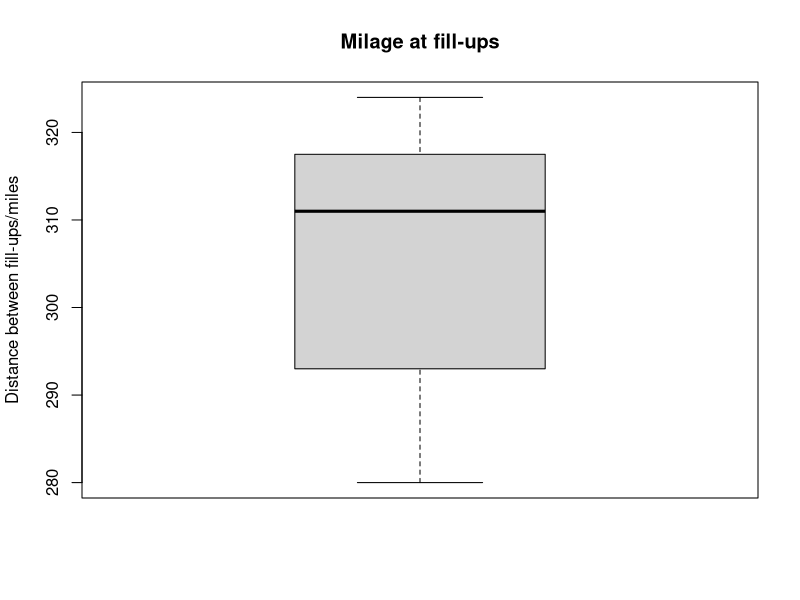
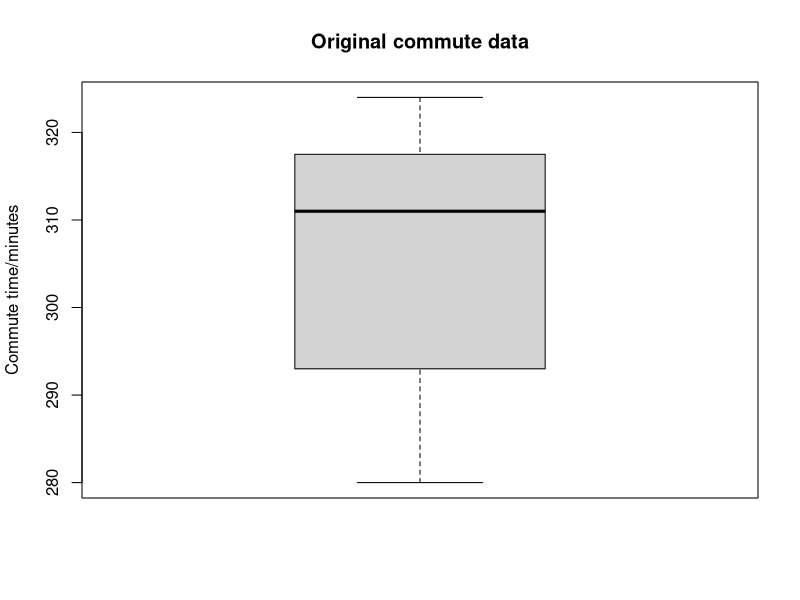
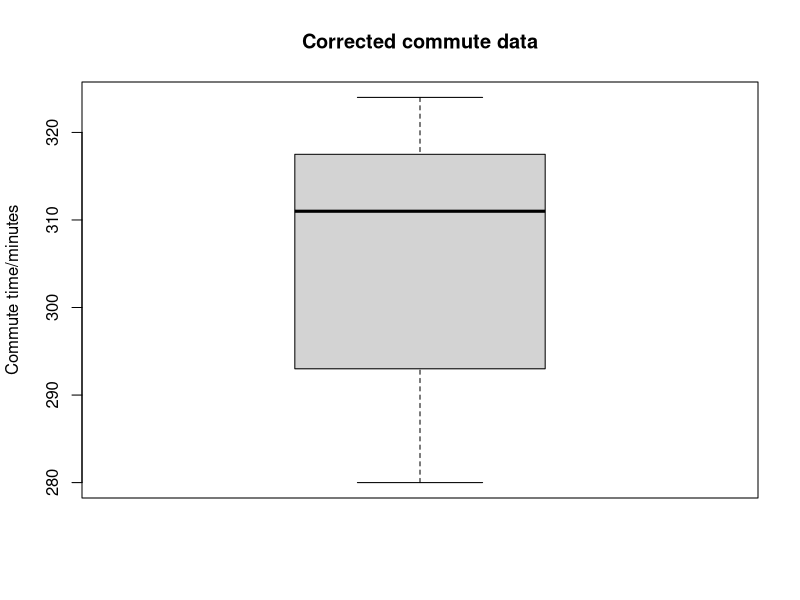

These figures' R source, in order:
# Interlude 3
# Descriptive Statistics exercises
# ==================================
#
# Using your R editor, load this file and edit it, adding R code to complete each exercise.
# Save it.
#
# TIPS:
#   - Use comments (#) in your code, if you need to explain anything.
# 	- R is case-sensitive.
# 	- Type ?<command-name> in the console to access help on an R command
#   - Highlight code you want to run, then click "Run" at the top right of this pane to see the result.
#   - To clear all variables in the workspace, click the broom icon in the Workspace pane.
#   - To clear all plots in the workspace, click the broom icon in the Plots pane.
#
# ---- Vector data extraction summary: ------
# 
# length(x)     # how many elements?
# x[2]          # return ith element; (i = 2)
# x[-2]         # return all but ith element; (i = 2)  
# x[1:5]        # return first k elements; (k = 5) 
# x[(length(x)-5):length(x)]    # return last k elements; (k = 5)
# x[c(1,3,5)]                   # return specific elements; (First, 3rd and 5th)
# x[x>3]                        # return all elements that are greater than some value (the value is 3) 
# x[ x< -2 | x > 2]             # return elements bigger than or less than some values (the value is 2) 
# which(x == max(x))            # return index that corresponds to the largest value
#
# ---- Statistical functions: -----
#
# mean(x)       # average or mean value, of x
# median(x)     # median, or middle value, of x
# range(x)      # return minimum and maximum value of x
#   min(x)
#   max(x)
# var(x)        # variance of x
# sd(x)         # standard deviation, or square root of variance of x
# summary(x)    # R statistical summary of x
#
# -------------------------------

# 1. Suppose you keep track of your mileage each time you fill up your car's gas tank. 
# At your last 8 fill-ups, the mileage was:
#     65311 65624 65908 66219 66499 66821 67145 67447
#
# a. Enter these numbers into an R vector. Use the function diff() on the data. What is the result?
#
miles = c(65311, 65624, 65908, 66219, 66499, 66821, 67145, 67447)
x = diff(miles)

# b. Use the function length() to find the lengths of the miles and x vectors. 

# c. Use R functions to find the maximum and minimum number of miles between fill-ups, the 
# average number of miles between fill-ups, the standard deviation, and a statistical summary.

# d. Run the following command to create a boxplot of the miles between fill-ups. The bottom of the box 
# is Q1, the top of the box is Q3, the line in the center of the box is the median, and the "whiskers" 
# extend to the min and max:
boxplot(x, ylab="Distance between fill-ups/miles", main="Milage at fill-ups")

# --------------------------------

# 2. You track your commute times for two weeks (10 days) and you find the following times in minutes:
#       17 16 20 24 22 15 21 15 17 22
#
# a. Enter this into a vector called commute. Use R functions to find the longest and shortest commute 
# times, the average, and a statistical summary.
# ANS:
commute = c(17, 16, 20, 24, 22, 15, 21, 15, 17, 22)
range(commute)
mean(commute)
summary(commute)
#
# b. Run the following command to create a boxplot of the miles between fill-ups. The bottom of the box 
# is Q1, the top of the box is Q3, the line in the center of the box is the median, and the "whiskers" 
# extend to the min and max:
boxplot(x, ylab="Commute time/minutes", main="Original commute data")
#
# c. Suppose the 24 was a mistake; it should have been 18. How can you fix this? Do so, and then find 
# the new average. Hint: Index into the vector, then use an assignment statement to fix this mistake.
# ANS:
commute[4] = 18
mean(commute)
#
# d. Now that you have fixed the datapoint, re-run the boxplot and the summary command. 
summary(commute)
boxplot(x, ylab="Commute time/minutes", main="Corrected commute data")
#
# e. How many times was your commute 20 minutes or more? To answer this you can try (if you called your 
# vector commute):
#   sum( commute >= 20 )
#
# f. What percent of your commutes are less than 17 minutes? How can you answer this with R?
# ANS:
sum(commute<17)/length(commute)

# ----------------------------------------------------------

# 3. Your cell phone bill varies from month to month. Suppose that your bills had the following monthly 
# amounts last year:
# 46 33 39 37 46 30 48 32 49 35 30 48

# a. Enter this data into a variable called bill. 
# ANS:
bill = c(46, 33, 39, 37, 46, 30, 48, 32, 49, 35, 30, 48)

# b. Find the total amount, and the average amount, that you spent last year on cell phone bills. 
# ANS:
sum(bill)
mean(bill)

# c. What is the smallest amount you spent on your phone bill last year? What is the largest? Assuming 
# the months are entered in order, which months were these? Hint: use the which() function to find the 
# months.
# ANS:
range(bill)            # Get both min and max, in one command
which(bill==min(bill)) # Minimum: months 6 and 11 (June and November)
which(bill==max(bill)) # Maximum: month 9 (September)

# d. Run the following calculation, and explain its result:
range(bill)[2] - range(bill)[1]
# ANS: This computes the difference between the smallest and largest cell phone bills last year.

# e. How many months was the amount greater than $40? What percentage was this?
# ANS:
sum(bill>40)
sum(bill>40)/length(bill)